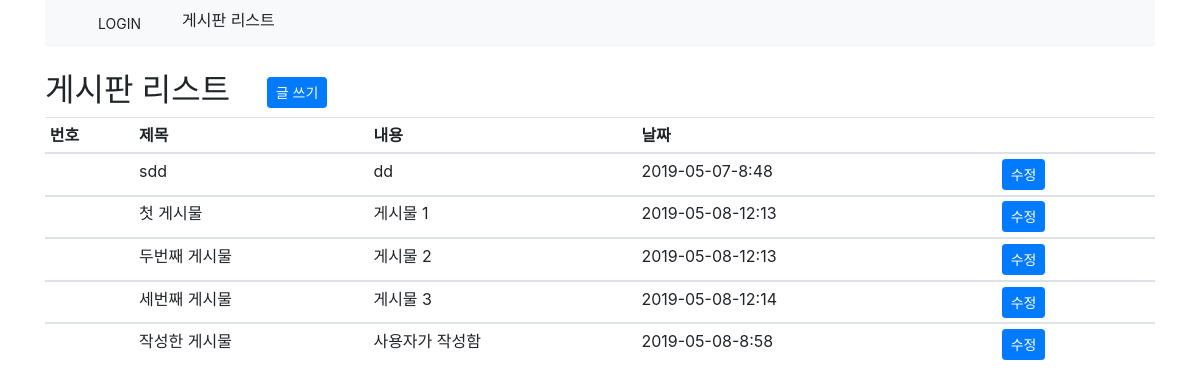
The app's page /board4/list, older data.
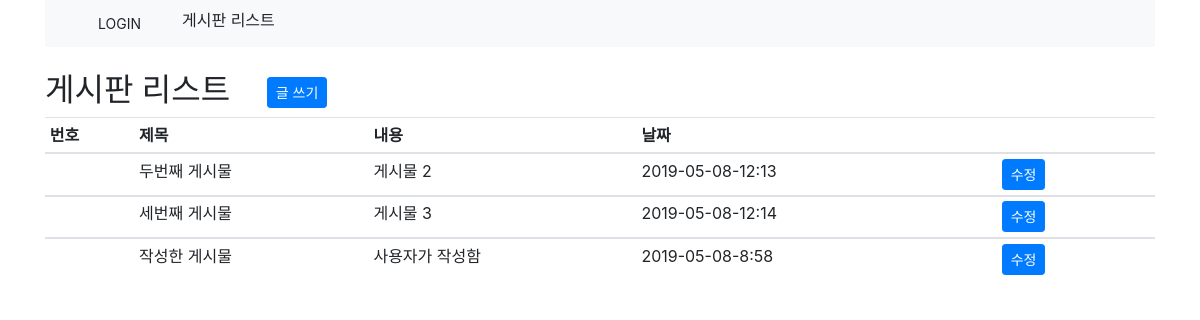
The same page, newer data.
### board/models.py (models this page shows, shortened)
class board(models.Model):
    dbcon = models.AutoField(primary_key=True)
    title = models.CharField(max_length=100)
    contents = models.CharField(max_length=400)
    created_date = models.DateTimeField(default=timezone.now)

### board/views.py (the view)
# urls.py: path('list', views.list, name='list'),
def list(request):
   print(request.user)
   return render(request,'board/list.html', {'listsss' : board.objects.all()})

### board/templates/board/list.html
    {% extends 'base.html' %}
    {% block content %}
        <h2>게시판 리스트  <a href="{% url 'new' %}" class="btn btn-sm btn-primary ">글 쓰기</a> </h2>
        <table class="table table-hover table-sm">
            <thead>
                <tr>
                    <th scope="col">번호</th>
                    <th scope="col">제목</th>
                    <th scope="col">내용</th>
                    <th scope="col">날짜</th>
                    <th scope="col"></th>
                </tr>
            </thead>
            <tbody>
            {% for item in listsss %}
                <tr>
                    <td> </td>
                    <td>{{item.title}}</td>
                    <td>{{item.contents}}</td>
                    <td>{{item.created_date|date:'Y-m-d-f'}}</td>
                    <td><a href="{% url 'edit' item.pk %}" class="btn btn-sm btn-primary "><span>수정</span> </a></td>
                </tr>
            </tbody>
            {% endfor %}
        </table>
    {% endblock %}

### board/templates/base.html (shortened to what this page needs)
<!DOCTYPE html>
<html lang="en">
<head>
    {% load bootstrap4 %}
    {% bootstrap_css %}
</head>
<body>
    <div class="container ">
        <nav class="navbar navbar-expand-sm bg-light navbar-light">
            <div class="collapse navbar-collapse ">
            <ul class="navbar-nav mr-auto ">
                {% if user.is_authenticated %}
                <li class="nav-item">{{ user.username }} 님 으로 로그인 되었습니다.</li>
                <li class="nav-item" ><a href="{% url 'logout' %}">LOGOUT</a></li>
                {% else %}
                <li class="nav-item"><a href="{% url 'login' %}" class="btn btn-light btn-sm">LOGIN</a></li>
                {% endif %}
                <li class="nav-item"><a href="{% url 'list' %}" class="text-decoration-none text-reset">게시판 리스트</a></li>
            </ul>
            </div>
        </nav>
        <br>
        {% block content %}
        {% endblock %}
    </div>
</body>
</html>

### board/templates/base.html (style rules this page uses)
a { color: black; margin-left: 2em; text-align: center; }

Row changes from the older to the newer data that the page shows:
removed board: title "sdd", contents "dd", created_date "2019-05-07-8:48"
removed board: title "첫 게시물", contents "게시물 1", created_date "2019-05-08-12:13"
